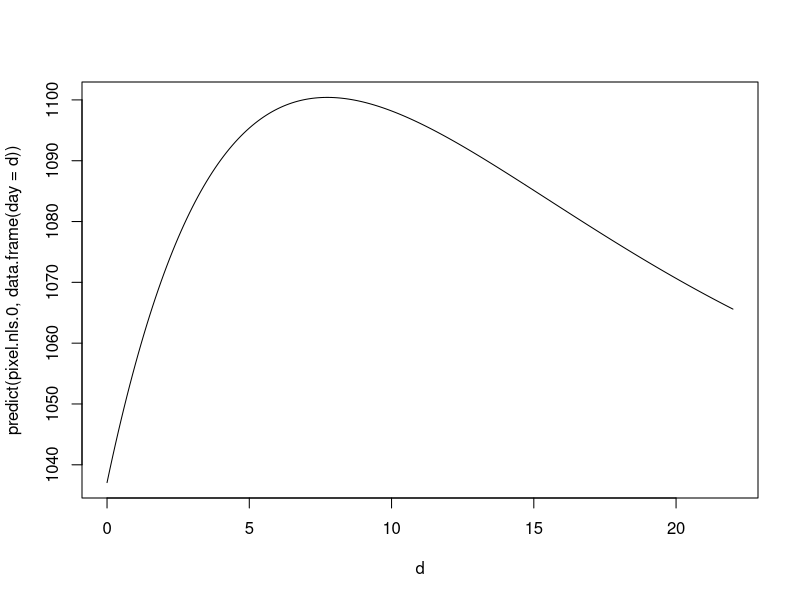
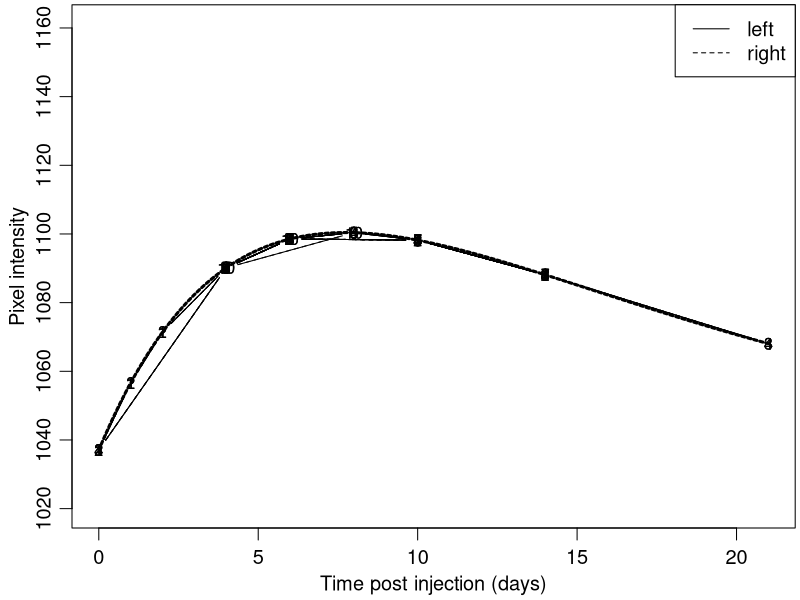
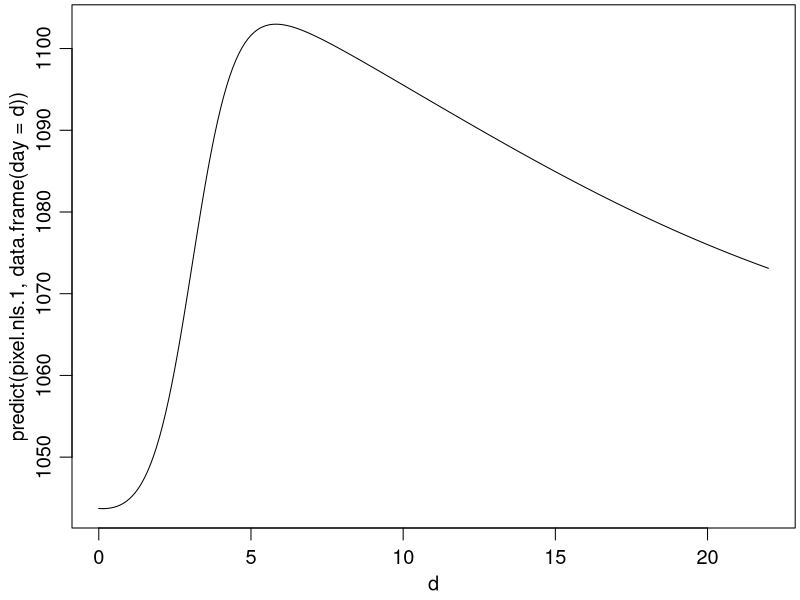
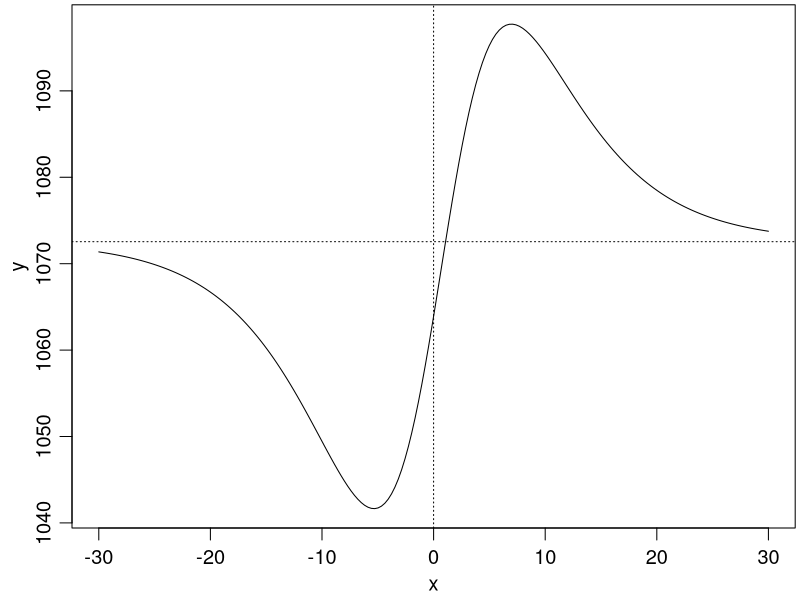

The R source for these figures, in order: (Note: this script raises an error after producing the figures.)
library(nlme)

pixel.df <- data.frame(Pixel)
pixel.df$Dog <- factor(as.numeric(levels(pixel.df$Dog))[pixel.df$Dog], ordered = FALSE)

if (FALSE) {
postscript(file = "U:/vock/lehre/mixed_models/tex/pixel.eps", onefile=TRUE,
  paper="special", width=7, height=5, family="Times", horizontal=FALSE)
par(oma=c(0,0,0,0), mar=c(3,3,0.2,0.2), mgp=c(1.8, 0.7, 0), cex=1.2)
plot(pixel.df$day, pixel.df$pixel, type='n', xlab='Time post injection (days)', ylab='Pixel intensity')
for (d in 1:max(as.numeric(pixel.df$Dog))) {
  lines(pixel.df$day[as.numeric(pixel.df$Dog)==d & pixel.df$Side=='L'], pixel.df$pixel[as.numeric(pixel.df$Dog)==d & pixel.df$Side=='L'], type='b', pch='')
  text(pixel.df$day[as.numeric(pixel.df$Dog)==d & pixel.df$Side=='L'], pixel.df$pixel[as.numeric(pixel.df$Dog)==d & pixel.df$Side=='L'], as.character(d), cex=0.8)
  lines(pixel.df$day[as.numeric(pixel.df$Dog)==d & pixel.df$Side=='R'], pixel.df$pixel[as.numeric(pixel.df$Dog)==d & pixel.df$Side=='R'], lty=2, type='b', pch='')
  text(pixel.df$day[as.numeric(pixel.df$Dog)==d & pixel.df$Side=='R'], pixel.df$pixel[as.numeric(pixel.df$Dog)==d & pixel.df$Side=='R'], as.character(d), cex=0.8)
}
legend('topright', lty=c(1,2), c('left', 'right'))
dev.off()
}


pixel.lme.1 <- lme(pixel ~ day + I(day^2), random = list(Dog = ~ day, Side = ~ 1), data=pixel.df)
summary(pixel.lme.1)
VarCorr(pixel.lme.1)


detach(package:nlme)
library(lme4)

pixel.lmer.1 <- lmer(pixel ~ day + I(day^2) + (day | Dog) + (1 | Side:Dog), data=pixel.df)
pixel.lmer.1

detach(package:lme4)
library(nlme)




if (FALSE) {
postscript(file = "U:/vock/lehre/mixed_models/tex/pixel.lme.1.eps", onefile=TRUE,
  paper="special", width=7, height=5, family="Times", horizontal=FALSE)
par(oma=c(0,0,0,0), mar=c(3,3,0.2,0.2), mgp=c(1.8, 0.7, 0), cex=1.2)
plot(pixel.df$day, pixel.df$pixel, type='n', xlab='Time post injection (days)', ylab='Pixel intensity')
for (d in 1:max(as.numeric(pixel.df$Dog))) {
  lines(pixel.df$day[as.numeric(pixel.df$Dog)==d & pixel.df$Side=='L'], fitted.values(pixel.lme.1)[as.numeric(pixel.df$Dog)==d & pixel.df$Side=='L'], type='b', pch='')
  text(pixel.df$day[as.numeric(pixel.df$Dog)==d & pixel.df$Side=='L'], fitted.values(pixel.lme.1)[as.numeric(pixel.df$Dog)==d & pixel.df$Side=='L'], as.character(d), cex=0.8)
  lines(pixel.df$day[as.numeric(pixel.df$Dog)==d & pixel.df$Side=='R'], fitted.values(pixel.lme.1)[as.numeric(pixel.df$Dog)==d & pixel.df$Side=='R'], lty=2, type='b', pch='')
  text(pixel.df$day[as.numeric(pixel.df$Dog)==d & pixel.df$Side=='R'], fitted.values(pixel.lme.1)[as.numeric(pixel.df$Dog)==d & pixel.df$Side=='R'], as.character(d), cex=0.8)
}
legend('topright', lty=c(1,2), c('left', 'right'))
x <- seq(min(pixel.df$day), max(pixel.df$day), length=100)
y <- t(fixed.effects(pixel.lme.1)) %*% rbind(rep(1, length(x)), x, x^2)
lines(x, y, lwd=3, lty='11')
dev.off()
}

# LRT for the comparison of models with different fixed effects, based on ML fits
pixel.lme.1.ml <- lme(pixel ~ day + I(day^2), random = list(Dog = ~ day, Side = ~ 1), data=pixel.df, method='ML')
pixel.lme.2.ml <- lme(pixel ~ day, random = list(Dog = ~ day, Side = ~ 1), data=pixel.df, method='ML')
anova(pixel.lme.1.ml, pixel.lme.2.ml)
# conditional test for the day^2 effect
anova(pixel.lme.1.ml)



####################
# nonlinear models #
####################

# combination of a constant and an SSfol model 

# nls doesn't converge normally
pixel.nls.0 <- nls(
  pixel ~ c + exp(phi1) * exp(phi2) / 
                          ( exp(phi3)*(exp(phi2)-exp(phi1)) ) * 
                          ( exp(-exp(phi1)*day) - exp(-exp(phi2)*day) ),
  start = c(c=1000, phi1=log(0.3), phi2=log(0.1), phi3=log(0.0005)),
  data=pixel.df, control=list(minFactor=1e-10, warnOnly=TRUE))
d <- seq(0, 22, 0.1)
plot(d, predict(pixel.nls.0, data.frame(day=d)), type='l')

# nlme doesn't converge normally
pixel.nlme.0 <- nlme(
  pixel ~ c + exp(phi1) * exp(phi2) / 
              ( exp(phi3)*(exp(phi2)-exp(phi1)) ) * 
              ( exp(-exp(phi1)*day) - exp(-exp(phi2)*day) ),
  fixed = c + phi1 + phi2 + phi3 ~ 1,
  random = c ~ 1 | Dog/Side,
  start = coef(pixel.nls.0),
  data=pixel.df, control=list(returnObject=TRUE))
ranef(pixel.nlme.0) # all 0, even if their estimated sd's are > 0

par(oma=c(0,0,0,0), mar=c(3,3,0.2,0.2), mgp=c(1.8, 0.7, 0), cex=1.2)
plot(pixel.df$day, pixel.df$pixel, ylim=c(1020, max(pixel.df$pixel)), type='n', xlab='Time post injection (days)', ylab='Pixel intensity')
for (d in 1:max(as.numeric(pixel.df$Dog))) {
  lines(pixel.df$day[as.numeric(pixel.df$Dog)==d & pixel.df$Side=='L'], fitted.values(pixel.nlme.0)[as.numeric(pixel.df$Dog)==d & pixel.df$Side=='L'], type='b', pch='')
  text(pixel.df$day[as.numeric(pixel.df$Dog)==d & pixel.df$Side=='L'], fitted.values(pixel.nlme.0)[as.numeric(pixel.df$Dog)==d & pixel.df$Side=='L'], as.character(d), cex=0.8)
  lines(pixel.df$day[as.numeric(pixel.df$Dog)==d & pixel.df$Side=='R'], fitted.values(pixel.nlme.0)[as.numeric(pixel.df$Dog)==d & pixel.df$Side=='R'], lty=2, type='b', pch='')
  text(pixel.df$day[as.numeric(pixel.df$Dog)==d & pixel.df$Side=='R'], fitted.values(pixel.nlme.0)[as.numeric(pixel.df$Dog)==d & pixel.df$Side=='R'], as.character(d), cex=0.8)
}
legend('topright', lty=c(1,2), c('left', 'right'))
x <- seq(min(pixel.df$day), max(pixel.df$day), length=100)
y <- predict(pixel.nlme.0, data.frame(Dog=rep(1, length(x)), Side=rep('L', length(x)), day=x), level=0)
lines(x, y, lwd=3, lty='11')



# combination of a constant and two SSlogis models - nlme doesn't 
# converge normally...

pixel.nls.1 <- nls(pixel ~ c + Asym/(1 + exp(-(day-xmid1)/scal1)) 
                             - Asym/(1 + exp(-(day-xmid2)/scal2)),
  start = c(c=1000, Asym=100, xmid1=4, scal1=2, xmid2=17, scal2=5),
  data=pixel.df)

d <- seq(0, 22, 0.1)
plot(d, predict(pixel.nls.1, data.frame(day=d)), type='l')

pixel.nlme.1 <- nlme(pixel ~ c + Asym/(1 + exp(-(day-xmid1)/scal1)) 
                               - Asym/(1 + exp(-(day-xmid2)/scal2)),
  fixed = c + Asym + xmid1 + scal1 + xmid2 + scal2 ~ 1,
  random = c ~ 1 | Dog/Side,
  start = coef(pixel.nls.1),
  data=pixel.df, control=list(returnObject=TRUE))

if (FALSE) {
postscript(file = "U:/vock/lehre/mixed_models/tex/pixel.nlme.1.eps", onefile=TRUE,
  paper="special", width=7, height=5, family="Times", horizontal=FALSE)
par(oma=c(0,0,0,0), mar=c(3,3,0.2,0.2), mgp=c(1.8, 0.7, 0), cex=1.2)
plot(pixel.df$day, pixel.df$pixel, ylim=c(1020, max(pixel.df$pixel)), type='n', xlab='Time post injection (days)', ylab='Pixel intensity')
for (d in 1:max(as.numeric(pixel.df$Dog))) {
  lines(pixel.df$day[as.numeric(pixel.df$Dog)==d & pixel.df$Side=='L'], fitted.values(pixel.nlme.1)[as.numeric(pixel.df$Dog)==d & pixel.df$Side=='L'], type='b', pch='')
  text(pixel.df$day[as.numeric(pixel.df$Dog)==d & pixel.df$Side=='L'], fitted.values(pixel.nlme.1)[as.numeric(pixel.df$Dog)==d & pixel.df$Side=='L'], as.character(d), cex=0.8)
  lines(pixel.df$day[as.numeric(pixel.df$Dog)==d & pixel.df$Side=='R'], fitted.values(pixel.nlme.1)[as.numeric(pixel.df$Dog)==d & pixel.df$Side=='R'], lty=2, type='b', pch='')
  text(pixel.df$day[as.numeric(pixel.df$Dog)==d & pixel.df$Side=='R'], fitted.values(pixel.nlme.1)[as.numeric(pixel.df$Dog)==d & pixel.df$Side=='R'], as.character(d), cex=0.8)
}
legend('topright', lty=c(1,2), c('left', 'right'))
x <- seq(min(pixel.df$day), max(pixel.df$day), length=100)
y <- predict(pixel.nlme.1, data.frame(Dog=rep(1, length(x)), Side=rep('L', length(x)), day=x), level=0)
lines(x, y, lwd=3, lty='11')
dev.off()
}

# the fitted curve (fixed effects only) does not really have the expected shape:
x <- seq(-30, 30, length=200)
y <- predict(pixel.nlme.1, data.frame(Dog=rep(1, length(x)), Side=rep('L', length(x)), day=x), level=0)
plot(x, y, type='l')
abline(v=0, h=pixel.nlme.1$coefficients$fixed['c'], lty='dotted')

# adding a random effect for Asym at the Dog level ==> singularity...
pixel.nlme.2 <- nlme(pixel ~ c + Asym/(1 + exp(-(day-xmid1)/scal1)) 
                               - Asym/(1 + exp(-(day-xmid2)/scal2)),
  fixed = c + Asym + xmid1 + scal1 + xmid2 + scal2 ~ 1,
  random = list(Dog = c + Asym ~ 1, Side = c ~ 1),
  start = coef(pixel.nls.1),
  data=pixel.df, control=list(msMaxIter=1000, returnObject=TRUE))

pixel.nlme.2 <- update(pixel.nlme.1, 
  random = list(Dog = c + Asym ~ 1, Side = c ~ 1), 
  control=list(msMaxIter=1000))


# try independent random effects - 
# terminates with warnings, resulting model is obviously inappropriate...
pixel.nlme.3 <- update(pixel.nlme.1, 
  random = list(Dog = pdDiag(c + Asym ~ 1), Side = c ~ 1))
  # (control=list(minFactor=1e-10) avoids one of the warnings, 
  # but does not improve the fit)

par(oma=c(0,0,0,0), mar=c(3,3,0.2,0.2), mgp=c(1.8, 0.7, 0), cex=1.2)
plot(pixel.df$day, pixel.df$pixel, ylim=c(1020, max(pixel.df$pixel)), type='n', xlab='Time post injection (days)', ylab='Pixel intensity')
for (d in 1:max(as.numeric(pixel.df$Dog))) {
  lines(pixel.df$day[as.numeric(pixel.df$Dog)==d & pixel.df$Side=='L'], fitted.values(pixel.nlme.3)[as.numeric(pixel.df$Dog)==d & pixel.df$Side=='L'], type='b', pch='')
  text(pixel.df$day[as.numeric(pixel.df$Dog)==d & pixel.df$Side=='L'], fitted.values(pixel.nlme.3)[as.numeric(pixel.df$Dog)==d & pixel.df$Side=='L'], as.character(d), cex=0.8)
  lines(pixel.df$day[as.numeric(pixel.df$Dog)==d & pixel.df$Side=='R'], fitted.values(pixel.nlme.3)[as.numeric(pixel.df$Dog)==d & pixel.df$Side=='R'], lty=2, type='b', pch='')
  text(pixel.df$day[as.numeric(pixel.df$Dog)==d & pixel.df$Side=='R'], fitted.values(pixel.nlme.3)[as.numeric(pixel.df$Dog)==d & pixel.df$Side=='R'], as.character(d), cex=0.8)
}
legend('topright', lty=c(1,2), c('left', 'right'))
x <- seq(min(pixel.df$day), max(pixel.df$day), length=100)
y <- predict(pixel.nlme.3, data.frame(Dog=rep(1, length(x)), Side=rep('L', length(x)), day=x), level=0)
lines(x, y, lwd=3, lty='11')
